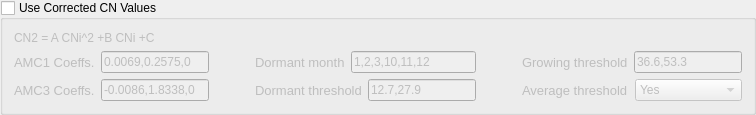
       <widget class="QGroupBox" name="groupBox_corrected_cn">
        <property name="minimumSize">
         <size>
          <width>0</width>
          <height>100</height>
         </size>
        </property>
        <property name="title">
         <string>Use Corrected CN Values</string>
        </property>
        <property name="checkable">
         <bool>true</bool>
        </property>
        <property name="checked">
         <bool>false</bool>
        </property>
        <layout class="QVBoxLayout" name="verticalLayout_6">
         <item>
          <widget class="QLabel" name="label_advanced_cn_formula_2">
           <property name="minimumSize">
            <size>
             <width>145</width>
             <height>0</height>
            </size>
           </property>
           <property name="text">
            <string>CN2 = A CNi^2 +B CNi +C </string>
           </property>
          </widget>
         </item>
         <item>
          <layout class="QHBoxLayout" name="horizontalLayout_29">
           <item>
            <layout class="QVBoxLayout" name="verticalLayout_2">
             <item>
              <layout class="QHBoxLayout" name="horizontalLayout_4">
               <item>
                <widget class="QLabel" name="label_amc1">
                 <property name="minimumSize">
                  <size>
                   <width>65</width>
                   <height>20</height>
                  </size>
                 </property>
                 <property name="maximumSize">
                  <size>
                   <width>100</width>
                   <height>16777215</height>
                  </size>
                 </property>
                 <property name="font">
                  <font>
                   <pointsize>10</pointsize>
                   <weight>50</weight>
                   <bold>false</bold>
                   <kerning>true</kerning>
                  </font>
                 </property>
                 <property name="text">
                  <string>AMC1 Coeffs.</string>
                 </property>
                </widget>
               </item>
               <item>
                <widget class="QLineEdit" name="lineEdit_amc1">
                 <property name="minimumSize">
                  <size>
                   <width>80</width>
                   <height>0</height>
                  </size>
                 </property>
                 <property name="text">
                  <string>0.0069,0.2575,0 </string>
                 </property>
                </widget>
               </item>
              </layout>
             </item>
             <item>
              <layout class="QHBoxLayout" name="horizontalLayout_5">
               <item>
                <widget class="QLabel" name="label_amc3">
                 <property name="minimumSize">
                  <size>
                   <width>65</width>
                   <height>20</height>
                  </size>
                 </property>
                 <property name="maximumSize">
                  <size>
                   <width>100</width>
                   <height>16777215</height>
                  </size>
                 </property>
                 <property name="font">
                  <font>
                   <pointsize>10</pointsize>
                   <weight>50</weight>
                   <bold>false</bold>
                   <kerning>true</kerning>
                  </font>
                 </property>
                 <property name="text">
                  <string>AMC3 Coeffs.</string>
                 </property>
                </widget>
               </item>
               <item>
                <widget class="QLineEdit" name="lineEdit_amc3">
                 <property name="text">
                  <string>-0.0086,1.8338,0</string>
                 </property>
                </widget>
               </item>
              </layout>
             </item>
            </layout>
           </item>
           <item>
            <spacer name="horizontalSpacer_2">
             <property name="orientation">
              <enum>Qt::Horizontal</enum>
             </property>
             <property name="sizeHint" stdset="0">
              <size>
               <width>40</width>
               <height>20</height>
              </size>
             </property>
            </spacer>
           </item>
           <item>
            <layout class="QVBoxLayout" name="verticalLayout">
             <item>
              <layout class="QHBoxLayout" name="horizontalLayout_8">
               <item>
                <widget class="QLabel" name="label_dormant_month">
                 <property name="minimumSize">
                  <size>
                   <width>90</width>
                   <height>20</height>
                  </size>
                 </property>
                 <property name="maximumSize">
                  <size>
                   <width>200</width>
                   <height>16777215</height>
                  </size>
                 </property>
                 <property name="font">
                  <font>
                   <pointsize>10</pointsize>
                   <weight>50</weight>
                   <bold>false</bold>
                   <kerning>true</kerning>
                  </font>
                 </property>
                 <property name="text">
                  <string>Dormant month</string>
                 </property>
                </widget>
               </item>
               <item>
                <widget class="QLineEdit" name="lineEdit_dormant_month">
                 <property name="minimumSize">
                  <size>
                   <width>70</width>
                   <height>0</height>
                  </size>
                 </property>
                 <property name="text">
                  <string>1,2,3,10,11,12</string>
                 </property>
                </widget>
               </item>
              </layout>
             </item>
             <item>
              <layout class="QHBoxLayout" name="horizontalLayout_10">
               <item>
                <widget class="QLabel" name="label_dormant">
                 <property name="minimumSize">
                  <size>
                   <width>90</width>
                   <height>20</height>
                  </size>
                 </property>
                 <property name="maximumSize">
                  <size>
                   <width>200</width>
                   <height>16777215</height>
                  </size>
                 </property>
                 <property name="font">
                  <font>
                   <pointsize>10</pointsize>
                   <weight>50</weight>
                   <bold>false</bold>
                   <kerning>true</kerning>
                  </font>
                 </property>
                 <property name="text">
                  <string>Dormant threshold</string>
                 </property>
                </widget>
               </item>
               <item>
                <widget class="QLineEdit" name="lineEdit_dormant">
                 <property name="text">
                  <string>12.7,27.9</string>
                 </property>
                </widget>
               </item>
              </layout>
             </item>
            </layout>
           </item>
           <item>
            <spacer name="horizontalSpacer">
             <property name="orientation">
              <enum>Qt::Horizontal</enum>
             </property>
             <property name="sizeHint" stdset="0">
              <size>
               <width>40</width>
               <height>20</height>
              </size>
             </property>
            </spacer>
           </item>
           <item>
            <layout class="QVBoxLayout" name="verticalLayout_3">
             <item>
              <layout class="QHBoxLayout" name="horizontalLayout_9">
               <item>
                <widget class="QLabel" name="label_growing">
                 <property name="minimumSize">
                  <size>
                   <width>90</width>
                   <height>20</height>
                  </size>
                 </property>
                 <property name="maximumSize">
                  <size>
                   <width>200</width>
                   <height>16777215</height>
                  </size>
                 </property>
                 <property name="font">
                  <font>
                   <pointsize>10</pointsize>
                   <weight>50</weight>
                   <bold>false</bold>
                   <kerning>true</kerning>
                  </font>
                 </property>
                 <property name="text">
                  <string>Growing threshold</string>
                 </property>
                </widget>
               </item>
               <item>
                <widget class="QLineEdit" name="lineEdit_growing">
                 <property name="text">
                  <string>36.6,53.3</string>
                 </property>
                </widget>
               </item>
              </layout>
             </item>
             <item>
              <layout class="QHBoxLayout" name="horizontalLayout_12">
               <item>
                <layout class="QHBoxLayout" name="horizontalLayout_11">
                 <item>
                  <widget class="QLabel" name="label_average">
                   <property name="minimumSize">
                    <size>
                     <width>90</width>
                     <height>20</height>
                    </size>
                   </property>
                   <property name="maximumSize">
                    <size>
                     <width>200</width>
                     <height>16777215</height>
                    </size>
                   </property>
                   <property name="font">
                    <font>
                     <pointsize>10</pointsize>
                     <weight>50</weight>
                     <bold>false</bold>
                     <kerning>true</kerning>
                    </font>
                   </property>
                   <property name="text">
                    <string>Average threshold</string>
                   </property>
                  </widget>
                 </item>
                 <item>
                  <widget class="QComboBox" name="comboBox_average">
                   <property name="minimumSize">
                    <size>
                     <width>40</width>
                     <height>0</height>
                    </size>
                   </property>
                   <item>
                    <property name="text">
                     <string>Yes</string>
                    </property>
                   </item>
                   <item>
                    <property name="text">
                     <string>No</string>
                    </property>
                   </item>
                  </widget>
                 </item>
                </layout>
               </item>
              </layout>
             </item>
            </layout>
           </item>
          </layout>
         </item>
        </layout>
       </widget>
